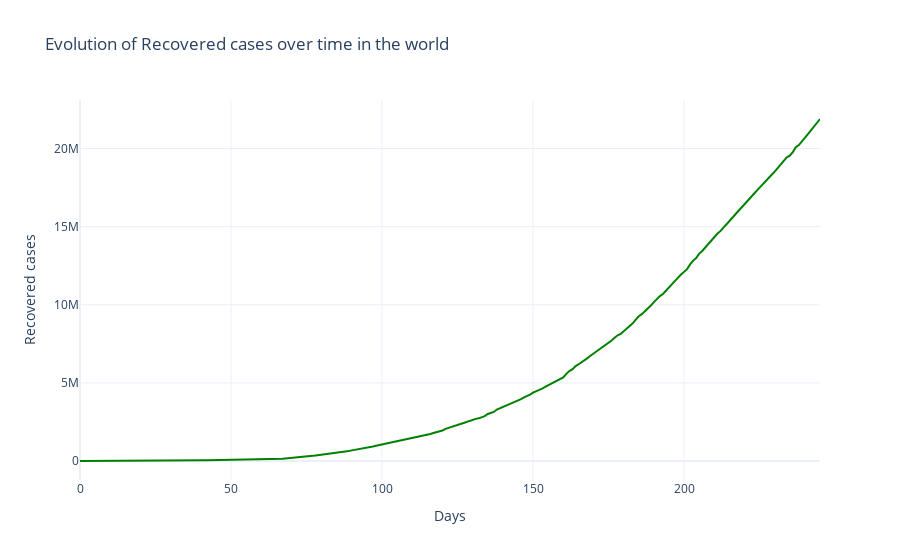

Source (notebook cell):
### Code cell
# Recovered cases over time...

fig = go.Figure()
fig.add_trace(go.Scatter(x=data_over_time.index, y=data_over_time['Recovered'],mode='lines',name='Recovered cases',marker_color='green'))
fig.update_layout(title='Evolution of Recovered cases over time in the world',template='plotly_white',yaxis_title="Recovered cases",xaxis_title="Days")
fig.show()

### Figure 1 — Plotly figure (JSON) as saved in the notebook; plotly's stock layout.template omitted (floating-point values rounded to 4 significant figures; data arrays with more than 128 entries replaced by an {"elided": "..."} marker saying what was removed)
{"data": [{"marker": {"color": "green"}, "mode": "lines", "name": "Recovered cases", "type": "scatter", "x": {"elided": "246 int values"}, "y": {"elided": "246 int values"}}], "layout": {"title": {"text": "Evolution of Recovered cases over time in the world"}, "xaxis": {"title": {"text": "Days"}}, "yaxis": {"title": {"text": "Recovered cases"}}}}
